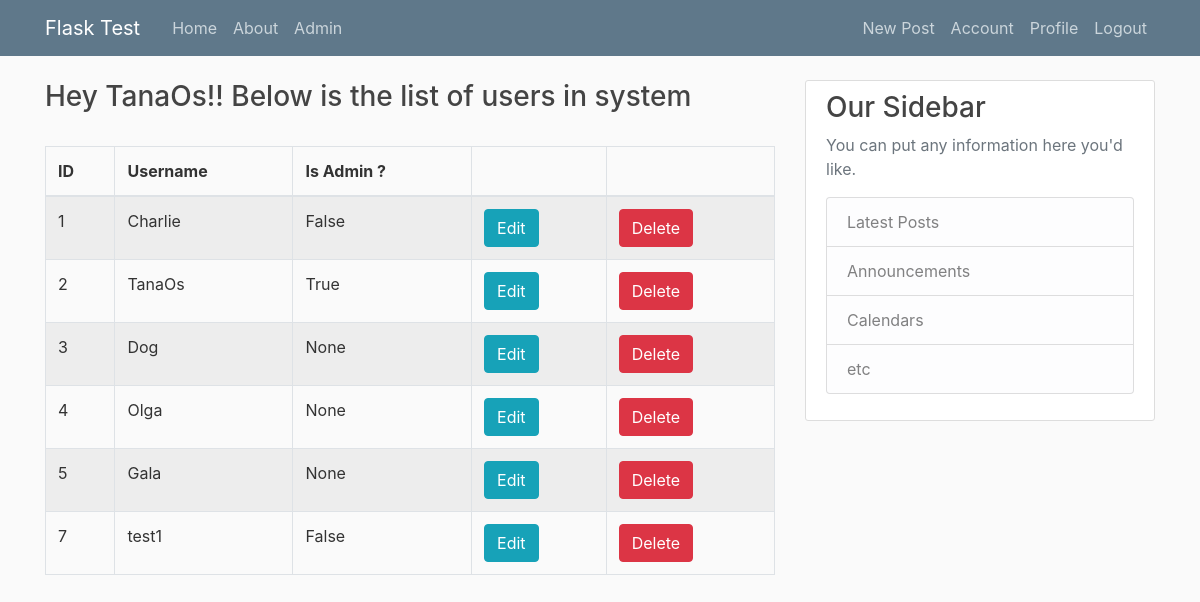
Screenshot of /admin/users-list (signed in) with the database file from the repository.
### flaskblog/models.py (models this page shows, shortened)
class User(db.Model, UserMixin):
	id = db.Column(db.Integer, primary_key = True)
	username = db.Column(db.String(20), unique=True, nullable=False)
	email = db.Column(db.String(120), unique=True, nullable=False)
	image_file = db.Column(db.String(20), nullable=False, default = 'default.jpg')
	password = db.Column(db.String(60), nullable = False)
	posts = db.relationship('Post', backref='author', lazy=True)
	about = db.Column(db.String(140))
	last__seen = db.Column(db.DateTime, default=datetime.utcnow)
	admin = db.Column(db.Boolean())
	notes = db.Column(db.UnicodeText)
	followed = db.relationship(
		'User', secondary=followers,
		primaryjoin=(followers.c.follower_id == id),
		secondaryjoin=(followers.c.followed_id == id),
		backref=db.backref('followers', lazy='dynamic'), lazy='dynamic')
	def is_admin(self):
		return self.admin

### flaskblog/routes.py (the view)
@app.route('/admin/users-list')
@login_required
@admin_login_required
def users_list_admin():
    users = User.query.all()
    return render_template('users-list-admin.html', users=users)

### flaskblog/models.py (called while the page is built)
@login_manager.user_loader
def load_user(user_id):
	return User.query.get(int(user_id))

### flaskblog/routes.py (called while the page is built)
@app.before_request
def before_request():
    if current_user.is_authenticated:
        current_user.last__seen = datetime.utcnow()
        db.session.commit()

def admin_login_required(func):
    @wraps(func)
    def decorated_view(*args, **kwargs):
        if not current_user.is_admin():
            return abort(403)
        return func(*args, **kwargs)
    return decorated_view

### flaskblog/templates/users-list-admin.html
{% extends 'admin-home.html' %}
{% block content %}
  <h3>Hey {{ current_user.username }}!! Below is the list of users in system</h3>
  <br/>
  <table class="table table-striped table-bordered">
    <thead>
      <tr>
        <th>ID</th>
        <th>Username</th>
        <th>Is Admin ?</th>
        <th></th>
        <th></th>
      </tr>
    </thead>
    <tbody>
      {% for user in users %}
        <tr>
          <td>{{ user.id }}</td>
          <td>{{ user.username }}</td>
          <td>{{ user.admin }}</td>
          <td>
            <a href="{{ url_for('user_update_admin', id=user.id) }}" class="btn btn-info btn-xs">Edit</a>
          </td>
          <td>
            <a class="btn btn-danger btn-xs" href={{ url_for('user_delete_admin', id=user.id) }}>Delete</a>
          </td>
        </tr>
      {% endfor %}
    </tbody>
  </table>
{% endblock %}

### flaskblog/static/main.css (style rules this page uses)
body { background: #fafafa; color: #333333; margin-top: 5rem; }
h1, h2, h3, h4, h5, h6 { color: #444444; }

### rows the page displays
User: username "TanaOs", id "2", admin "True"
User: id "1", username "Charlie", admin "False"
User: id "3", username "Dog", admin "None"
User: id "4", username "Olga", admin "None"
User: id "5", username "Gala", admin "None"
User: id "7", username "test1", admin "False"
